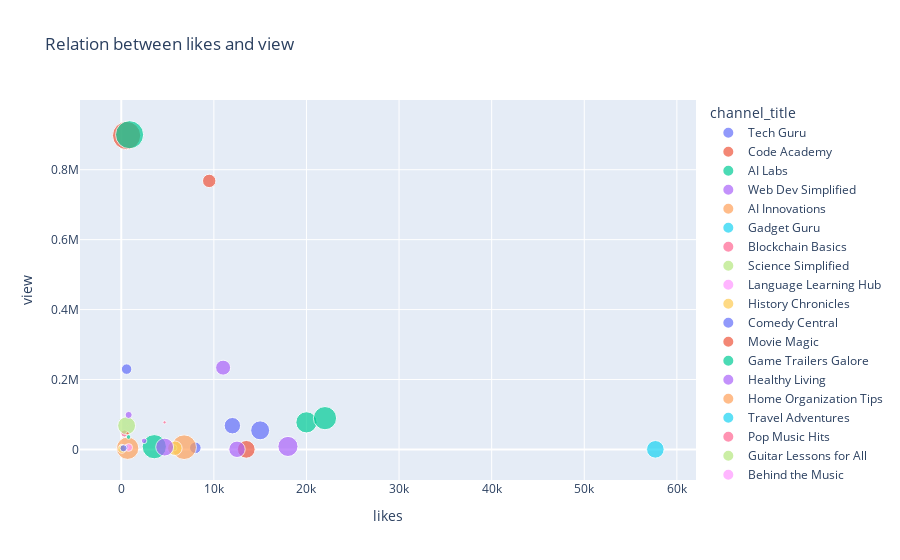

The notebook cell this image was saved under:
### Code cell
fig=px.scatter(x='likes',y='view',data_frame=data,title='Relation between likes and view',size='dislikes',color='channel_title')
fig.show()

### Figure 1 — Plotly figure (JSON) as saved in the notebook; plotly's stock layout.template omitted (floating-point values rounded to 4 significant figures)
{"data": [{"hovertemplate": "channel_title=Tech Guru<br>likes=%{x}<br>view=%{y}<br>dislikes=%{marker.size}<extra></extra>", "legendgroup": "Tech Guru", "marker": {"color": "#636efa", "size": [300, 400, 150], "sizemode": "area", "sizeref": 2.225, "symbol": "circle"}, "mode": "markers", "name": "Tech Guru", "orientation": "v", "showlegend": true, "type": "scatter", "x": [12000, 15000, 8000], "xaxis": "x", "y": [67987, 54678, 4678], "yaxis": "y"}, {"hovertemplate": "channel_title=Code Academy<br>likes=%{x}<br>view=%{y}<br>dislikes=%{marker.size}<extra></extra>", "legendgroup": "Code Academy", "marker": {"color": "#EF553B", "size": [200, 350], "sizemode": "area", "sizeref": 2.225, "symbol": "circle"}, "mode": "markers", "name": "Code Academy", "orientation": "v", "showlegend": true, "type": "scatter", "x": [9500, 13500], "xaxis": "x", "y": [767898, 346], "yaxis": "y"}, {"hovertemplate": "channel_title=AI Labs<br>likes=%{x}<br>view=%{y}<br>dislikes=%{marker.size}<extra></extra>", "legendgroup": "AI Labs", "marker": {"color": "#00cc96", "size": [500, 600], "sizemode": "area", "sizeref": 2.225, "symbol": "circle"}, "mode": "markers", "name": "AI Labs", "orientation": "v", "showlegend": true, "type": "scatter", "x": [20000, 22000], "xaxis": "x", "y": [77543, 89549], "yaxis": "y"}, {"hovertemplate": "channel_title=Web Dev Simplified<br>likes=%{x}<br>view=%{y}<br>dislikes=%{marker.size}<extra></extra>", "legendgroup": "Web Dev Simplified", "marker": {"color": "#ab63fa", "size": [450, 250, 300], "sizemode": "area", "sizeref": 2.225, "symbol": "circle"}, "mode": "markers", "name": "Web Dev Simplified", "orientation": "v", "showlegend": true, "type": "scatter", "x": [18000, 11000, 12500], "xaxis": "x", "y": [8643, 233977, 467], "yaxis": "y"}, {"hovertemplate": "channel_title=AI Innovations<br>likes=%{x}<br>view=%{y}<br>dislikes=%{marker.size}<extra></extra>", "legendgroup": "AI Innovations", "marker": {"color": "#FFA15A", "size": [678], "sizemode": "area", "sizeref": 2.225, "symbol": "circle"}, "mode": "markers", "name": "AI Innovations", "orientation": "v", "showlegend": true, "type": "scatter", "x": [6789], "xaxis": "x", "y": [6478], "yaxis": "y"}, {"hovertemplate": "channel_title=Gadget Guru<br>likes=%{x}<br>view=%{y}<br>dislikes=%{marker.size}<extra></extra>", "legendgroup": "Gadget Guru", "marker": {"color": "#19d3f3", "size": [345], "sizemode": "area", "sizeref": 2.225, "symbol": "circle"}, "mode": "markers", "name": "Gadget Guru", "orientation": "v", "showlegend": true, "type": "scatter", "x": [57678], "xaxis": "x", "y": [356], "yaxis": "y"}, {"hovertemplate": "channel_title=Blockchain Basics<br>likes=%{x}<br>view=%{y}<br>dislikes=%{marker.size}<extra></extra>", "legendgroup": "Blockchain Basics", "marker": {"color": "#FF6692", "size": [12], "sizemode": "area", "sizeref": 2.225, "symbol": "circle"}, "mode": "markers", "name": "Blockchain Basics", "orientation": "v", "showlegend": true, "type": "scatter", "x": [4678], "xaxis": "x", "y": [77535], "yaxis": "y"}, {"hovertemplate": "channel_title=Science Simplified<br>likes=%{x}<br>view=%{y}<br>dislikes=%{marker.size}<extra></extra>", "legendgroup": "Science Simplified", "marker": {"color": "#B6E880", "size": [45], "sizemode": "area", "sizeref": 2.225, "symbol": "circle"}, "mode": "markers", "name": "Science Simplified", "orientation": "v", "showlegend": true, "type": "scatter", "x": [5678], "xaxis": "x", "y": [4678], "yaxis": "y"}, {"hovertemplate": "channel_title=Language Learning Hub<br>likes=%{x}<br>view=%{y}<br>dislikes=%{marker.size}<extra></extra>", "legendgroup": "Language Learning Hub", "marker": {"color": "#FF97FF", "size": [56], "sizemode": "area", "sizeref": 2.225, "symbol": "circle"}, "mode": "markers", "name": "Language Learning Hub", "orientation": "v", "showlegend": true, "type": "scatter", "x": [367], "xaxis": "x", "y": [3567], "yaxis": "y"}, {"hovertemplate": "channel_title=History Chronicles<br>likes=%{x}<br>view=%{y}<br>dislikes=%{marker.size}<extra></extra>", "legendgroup": "History Chronicles", "marker": {"color": "#FECB52", "size": [235], "sizemode": "area", "sizeref": 2.225, "symbol": "circle"}, "mode": "markers", "name": "History Chronicles", "orientation": "v", "showlegend": true, "type": "scatter", "x": [5789], "xaxis": "x", "y": [3579], "yaxis": "y"}, {"hovertemplate": "channel_title=Comedy Central<br>likes=%{x}<br>view=%{y}<br>dislikes=%{marker.size}<extra></extra>", "legendgroup": "Comedy Central", "marker": {"color": "#636efa", "size": [123], "sizemode": "area", "sizeref": 2.225, "symbol": "circle"}, "mode": "markers", "name": "Comedy Central", "orientation": "v", "showlegend": true, "type": "scatter", "x": [578], "xaxis": "x", "y": [229747], "yaxis": "y"}, {"hovertemplate": "channel_title=Movie Magic<br>likes=%{x}<br>view=%{y}<br>dislikes=%{marker.size}<extra></extra>", "legendgroup": "Movie Magic", "marker": {"color": "#EF553B", "size": [890], "sizemode": "area", "sizeref": 2.225, "symbol": "circle"}, "mode": "markers", "name": "Movie Magic", "orientation": "v", "showlegend": true, "type": "scatter", "x": [578], "xaxis": "x", "y": [897628], "yaxis": "y"}, {"hovertemplate": "channel_title=Game Trailers Galore<br>likes=%{x}<br>view=%{y}<br>dislikes=%{marker.size}<extra></extra>", "legendgroup": "Game Trailers Galore", "marker": {"color": "#00cc96", "size": [654, 34, 21], "sizemode": "area", "sizeref": 2.225, "symbol": "circle"}, "mode": "markers", "name": "Game Trailers Galore", "orientation": "v", "showlegend": true, "type": "scatter", "x": [3567, 89, 67], "xaxis": "x", "y": [7896, 809, 7891], "yaxis": "y"}, {"hovertemplate": "channel_title=Healthy Living<br>likes=%{x}<br>view=%{y}<br>dislikes=%{marker.size}<extra></extra>", "legendgroup": "Healthy Living", "marker": {"color": "#ab63fa", "size": [355, 34, 2], "sizemode": "area", "sizeref": 2.225, "symbol": "circle"}, "mode": "markers", "name": "Healthy Living", "orientation": "v", "showlegend": true, "type": "scatter", "x": [4688, 2467, 689], "xaxis": "x", "y": [6797, 24567, 67899], "yaxis": "y"}, {"hovertemplate": "channel_title=Home Organization Tips<br>likes=%{x}<br>view=%{y}<br>dislikes=%{marker.size}<extra></extra>", "legendgroup": "Home Organization Tips", "marker": {"color": "#FFA15A", "size": [556], "sizemode": "area", "sizeref": 2.225, "symbol": "circle"}, "mode": "markers", "name": "Home Organization Tips", "orientation": "v", "showlegend": true, "type": "scatter", "x": [689], "xaxis": "x", "y": [3468], "yaxis": "y"}, {"hovertemplate": "channel_title=Travel Adventures<br>likes=%{x}<br>view=%{y}<br>dislikes=%{marker.size}<extra></extra>", "legendgroup": "Travel Adventures", "marker": {"color": "#19d3f3", "size": [23, 44], "sizemode": "area", "sizeref": 2.225, "symbol": "circle"}, "mode": "markers", "name": "Travel Adventures", "orientation": "v", "showlegend": true, "type": "scatter", "x": [578, 78], "xaxis": "x", "y": [6898, 3467], "yaxis": "y"}, {"hovertemplate": "channel_title=Pop Music Hits<br>likes=%{x}<br>view=%{y}<br>dislikes=%{marker.size}<extra></extra>", "legendgroup": "Pop Music Hits", "marker": {"color": "#FF6692", "size": [56], "sizemode": "area", "sizeref": 2.225, "symbol": "circle"}, "mode": "markers", "name": "Pop Music Hits", "orientation": "v", "showlegend": true, "type": "scatter", "x": [346], "xaxis": "x", "y": [45789], "yaxis": "y"}, {"hovertemplate": "channel_title=Guitar Lessons for All<br>likes=%{x}<br>view=%{y}<br>dislikes=%{marker.size}<extra></extra>", "legendgroup": "Guitar Lessons for All", "marker": {"color": "#B6E880", "size": [356], "sizemode": "area", "sizeref": 2.225, "symbol": "circle"}, "mode": "markers", "name": "Guitar Lessons for All", "orientation": "v", "showlegend": true, "type": "scatter", "x": [578], "xaxis": "x", "y": [67996], "yaxis": "y"}, {"hovertemplate": "channel_title=Behind the Music<br>likes=%{x}<br>view=%{y}<br>dislikes=%{marker.size}<extra></extra>", "legendgroup": "Behind the Music", "marker": {"color": "#FF97FF", "size": [67], "sizemode": "area", "sizeref": 2.225, "symbol": "circle"}, "mode": "markers", "name": "Behind the Music", "orientation": "v", "showlegend": true, "type": "scatter", "x": [799], "xaxis": "x", "y": [5678], "yaxis": "y"}, {"hovertemplate": "channel_title=Olympic Highlights<br>likes=%{x}<br>view=%{y}<br>dislikes=%{marker.size}<extra></extra>", "legendgroup": "Olympic Highlights", "marker": {"color": "#FECB52", "size": [34, 76], "sizemode": "area", "sizeref": 2.225, "symbol": "circle"}, "mode": "markers", "name": "Olympic Highlights", "orientation": "v", "showlegend": true, "type": "scatter", "x": [57, 67], "xaxis": "x", "y": [6899, 999], "yaxis": "y"}, {"hovertemplate": "channel_title=Football Legends<br>likes=%{x}<br>view=%{y}<br>dislikes=%{marker.size}<extra></extra>", "legendgroup": "Football Legends", "marker": {"color": "#636efa", "size": [56], "sizemode": "area", "sizeref": 2.225, "symbol": "circle"}, "mode": "markers", "name": "Football Legends", "orientation": "v", "showlegend": true, "type": "scatter", "x": [245], "xaxis": "x", "y": [3567], "yaxis": "y"}, {"hovertemplate": "channel_title=Basketball Evolution<br>likes=%{x}<br>view=%{y}<br>dislikes=%{marker.size}<extra></extra>", "legendgroup": "Basketball Evolution", "marker": {"color": "#EF553B", "size": [12], "sizemode": "area", "sizeref": 2.225, "symbol": "circle"}, "mode": "markers", "name": "Basketball Evolution", "orientation": "v", "showlegend": true, "type": "scatter", "x": [689], "xaxis": "x", "y": [45789], "yaxis": "y"}, {"hovertemplate": "channel_title=spotify<br>likes=%{x}<br>view=%{y}<br>dislikes=%{marker.size}<extra></extra>", "legendgroup": "spotify", "marker": {"color": "#00cc96", "size": [24, 879], "sizemode": "area", "sizeref": 2.225, "symbol": "circle"}, "mode": "markers", "name": "spotify", "orientation": "v", "showlegend": true, "type": "scatter", "x": [789, 899], "xaxis": "x", "y": [35678, 899999], "yaxis": "y"}, {"hovertemplate": "channel_title=learn singing<br>likes=%{x}<br>view=%{y}<br>dislikes=%{marker.size}<extra></extra>", "legendgroup": "learn singing", "marker": {"color": "#ab63fa", "size": [56], "sizemode": "area", "sizeref": 2.225, "symbol": "circle"}, "mode": "markers", "name": "learn singing", "orientation": "v", "showlegend": true, "type": "scatter", "x": [799], "xaxis": "x", "y": [98773], "yaxis": "y"}], "layout": {"autosize": true, "legend": {"itemsizing": "constant", "title": {"text": "channel_title"}, "tracegroupgap": 0}, "title": {"text": "Relation between likes and view"}, "xaxis": {"anchor": "y", "autorange": true, "domain": [0, 1], "range": [-4257.0, 61940.0], "title": {"text": "likes"}, "type": "linear"}, "yaxis": {"anchor": "x", "autorange": true, "domain": [0, 1], "range": [-147300.0, 1067000.0], "title": {"text": "view"}, "type": "linear"}}}
